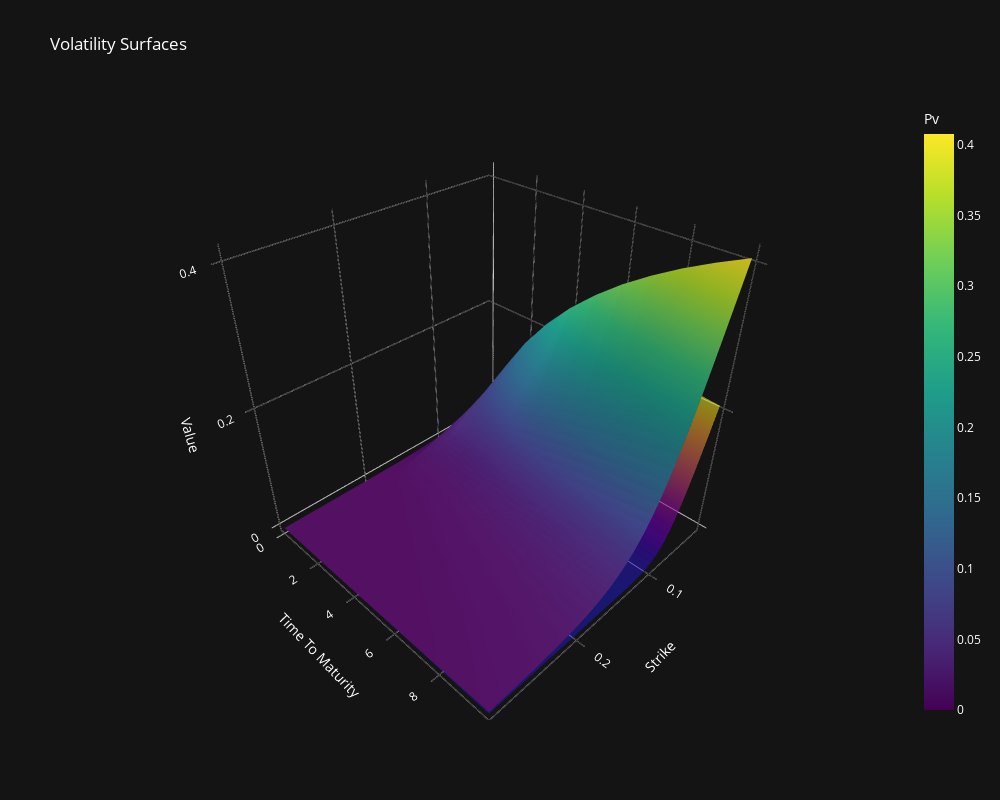

Notebook cell for this chart:
### Code cell
fig = plot_volatility_surface(
    vol_key_rate, 
    ['pv', 'pv_hwh'],
    colorscale=['Viridis', 'Plasma'],
    opacity=[1.0, 0.7]  # Second surface more transparent
)
fig.show()

### Figure 1 — Plotly figure (JSON) as saved in the notebook; plotly's stock layout.template omitted (floating-point values rounded to 4 significant figures; data arrays with more than 128 entries replaced by an {"elided": "..."} marker saying what was removed)
{"data": [{"colorbar": {"tickfont": {"color": "white"}, "title": {"font": {"color": "white"}, "text": "Pv"}}, "colorscale": [[0, "#440154"], [0.1111, "#482878"], [0.2222, "#3e4989"], [0.3333, "#31688e"], [0.4444, "#26828e"], [0.5556, "#1f9e89"], [0.6667, "#35b779"], [0.7778, "#6ece58"], [0.8889, "#b5de2b"], [1, "#fde725"]], "name": "Pv", "opacity": 1, "showscale": true, "type": "surface", "x": {"elided": "15x33 float values"}, "y": {"elided": "15x33 float values"}, "z": {"elided": "15x33 float values"}}, {"colorscale": [[0, "#0d0887"], [0.1111, "#46039f"], [0.2222, "#7201a8"], [0.3333, "#9c179e"], [0.4444, "#bd3786"], [0.5556, "#d8576b"], [0.6667, "#ed7953"], [0.7778, "#fb9f3a"], [0.8889, "#fdca26"], [1, "#f0f921"]], "name": "Pv Hwh", "opacity": 0.7, "showscale": false, "type": "surface", "x": {"elided": "15x33 float values"}, "y": {"elided": "15x33 float values"}, "z": {"elided": "15x33 float values"}}], "layout": {"height": 800, "paper_bgcolor": "rgb(20, 20, 20)", "plot_bgcolor": "rgb(20, 20, 20)", "scene": {"bgcolor": "rgb(20, 20, 20)", "xaxis": {"backgroundcolor": "rgb(20, 20, 20)", "gridcolor": "rgba(255, 255, 255, 0.1)", "tickfont": {"color": "white"}, "title": {"font": {"color": "white"}, "text": "Strike"}}, "yaxis": {"backgroundcolor": "rgb(20, 20, 20)", "gridcolor": "rgba(255, 255, 255, 0.1)", "tickfont": {"color": "white"}, "title": {"font": {"color": "white"}, "text": "Time To Maturity"}}, "zaxis": {"backgroundcolor": "rgb(20, 20, 20)", "gridcolor": "rgba(255, 255, 255, 0.1)", "tickfont": {"color": "white"}, "title": {"font": {"color": "white"}, "text": "Value"}}}, "title": {"font": {"color": "white"}, "text": "Volatility Surfaces"}, "width": 1000}}
